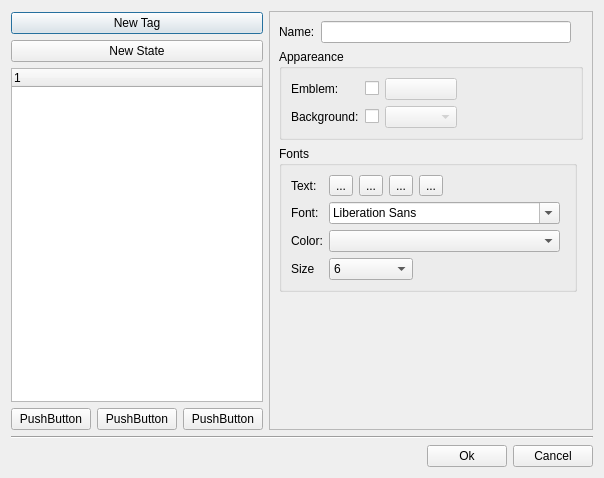
<?xml version="1.0" encoding="UTF-8"?>
<ui version="4.0">
 <class>TagFactory</class>
 <widget class="QDialog" name="TagFactory">
  <property name="geometry">
   <rect>
    <x>0</x>
    <y>0</y>
    <width>604</width>
    <height>478</height>
   </rect>
  </property>
  <property name="windowTitle">
   <string>Dialog</string>
  </property>
  <layout class="QVBoxLayout" name="verticalLayout_3">
   <item>
    <widget class="QFrame" name="frame_4">
     <property name="frameShape">
      <enum>QFrame::NoFrame</enum>
     </property>
     <property name="frameShadow">
      <enum>QFrame::Plain</enum>
     </property>
     <layout class="QHBoxLayout" name="horizontalLayout_2">
      <property name="margin">
       <number>0</number>
      </property>
      <item>
       <widget class="QFrame" name="frame">
        <property name="maximumSize">
         <size>
          <width>400</width>
          <height>16777215</height>
         </size>
        </property>
        <property name="frameShape">
         <enum>QFrame::NoFrame</enum>
        </property>
        <property name="frameShadow">
         <enum>QFrame::Plain</enum>
        </property>
        <layout class="QVBoxLayout" name="verticalLayout_2">
         <property name="leftMargin">
          <number>0</number>
         </property>
         <property name="topMargin">
          <number>1</number>
         </property>
         <property name="rightMargin">
          <number>0</number>
         </property>
         <property name="bottomMargin">
          <number>0</number>
         </property>
         <item>
          <widget class="QPushButton" name="m_newTagButton">
           <property name="text">
            <string>New Tag</string>
           </property>
          </widget>
         </item>
         <item>
          <widget class="QPushButton" name="m_newStateButton">
           <property name="text">
            <string>New State</string>
           </property>
          </widget>
         </item>
         <item>
          <widget class="QTreeWidget" name="m_tagsTree">
           <column>
            <property name="text">
             <string notr="true">1</string>
            </property>
           </column>
          </widget>
         </item>
         <item>
          <widget class="QFrame" name="frame_3">
           <property name="frameShape">
            <enum>QFrame::NoFrame</enum>
           </property>
           <property name="frameShadow">
            <enum>QFrame::Plain</enum>
           </property>
           <layout class="QHBoxLayout" name="horizontalLayout_3">
            <property name="margin">
             <number>0</number>
            </property>
            <item>
             <widget class="QPushButton" name="pushButton_5">
              <property name="text">
               <string>PushButton</string>
              </property>
             </widget>
            </item>
            <item>
             <widget class="QPushButton" name="pushButton_4">
              <property name="text">
               <string>PushButton</string>
              </property>
             </widget>
            </item>
            <item>
             <widget class="QPushButton" name="pushButton_3">
              <property name="text">
               <string>PushButton</string>
              </property>
             </widget>
            </item>
           </layout>
          </widget>
         </item>
        </layout>
       </widget>
      </item>
      <item>
       <widget class="QFrame" name="frame_2">
        <property name="sizePolicy">
         <sizepolicy hsizetype="Expanding" vsizetype="Expanding">
          <horstretch>0</horstretch>
          <verstretch>0</verstretch>
         </sizepolicy>
        </property>
        <property name="frameShape">
         <enum>QFrame::NoFrame</enum>
        </property>
        <property name="frameShadow">
         <enum>QFrame::Plain</enum>
        </property>
        <layout class="QVBoxLayout" name="verticalLayout">
         <property name="margin">
          <number>0</number>
         </property>
         <item>
          <widget class="QFrame" name="frame_5">
           <property name="frameShape">
            <enum>QFrame::StyledPanel</enum>
           </property>
           <property name="frameShadow">
            <enum>QFrame::Raised</enum>
           </property>
           <layout class="QGridLayout" name="gridLayout_2">
            <item row="0" column="0">
             <widget class="QLabel" name="label">
              <property name="text">
               <string>Name:</string>
              </property>
             </widget>
            </item>
            <item row="6" column="0" colspan="3">
             <widget class="QGroupBox" name="groupBox_2">
              <property name="title">
               <string>Fonts</string>
              </property>
              <layout class="QGridLayout" name="gridLayout">
               <item row="3" column="0">
                <widget class="QLabel" name="label_6">
                 <property name="text">
                  <string>Font:</string>
                 </property>
                </widget>
               </item>
               <item row="3" column="1" colspan="5">
                <widget class="QFontComboBox" name="m_fontText"/>
               </item>
               <item row="4" column="0">
                <widget class="QLabel" name="label_5">
                 <property name="text">
                  <string>Color:</string>
                 </property>
                </widget>
               </item>
               <item row="5" column="0">
                <widget class="QLabel" name="label_7">
                 <property name="maximumSize">
                  <size>
                   <width>100</width>
                   <height>16777215</height>
                  </size>
                 </property>
                 <property name="text">
                  <string>Size</string>
                 </property>
                </widget>
               </item>
               <item row="5" column="1" colspan="3">
                <widget class="QComboBox" name="m_sizeText">
                 <item>
                  <property name="text">
                   <string>6</string>
                  </property>
                 </item>
                 <item>
                  <property name="text">
                   <string>7</string>
                  </property>
                 </item>
                 <item>
                  <property name="text">
                   <string>8</string>
                  </property>
                 </item>
                 <item>
                  <property name="text">
                   <string>9</string>
                  </property>
                 </item>
                 <item>
                  <property name="text">
                   <string>10</string>
                  </property>
                 </item>
                 <item>
                  <property name="text">
                   <string>11</string>
                  </property>
                 </item>
                 <item>
                  <property name="text">
                   <string>12</string>
                  </property>
                 </item>
                 <item>
                  <property name="text">
                   <string>14</string>
                  </property>
                 </item>
                 <item>
                  <property name="text">
                   <string>16</string>
                  </property>
                 </item>
                 <item>
                  <property name="text">
                   <string>18</string>
                  </property>
                 </item>
                 <item>
                  <property name="text">
                   <string>20</string>
                  </property>
                 </item>
                 <item>
                  <property name="text">
                   <string>22</string>
                  </property>
                 </item>
                 <item>
                  <property name="text">
                   <string>24</string>
                  </property>
                 </item>
                 <item>
                  <property name="text">
                   <string>26</string>
                  </property>
                 </item>
                 <item>
                  <property name="text">
                   <string>28</string>
                  </property>
                 </item>
                 <item>
                  <property name="text">
                   <string>36</string>
                  </property>
                 </item>
                 <item>
                  <property name="text">
                   <string>48</string>
                  </property>
                 </item>
                </widget>
               </item>
               <item row="1" column="0">
                <widget class="QLabel" name="label_4">
                 <property name="text">
                  <string>Text:</string>
                 </property>
                </widget>
               </item>
               <item row="1" column="6">
                <spacer name="horizontalSpacer_2">
                 <property name="orientation">
                  <enum>Qt::Horizontal</enum>
                 </property>
                 <property name="sizeHint" stdset="0">
                  <size>
                   <width>40</width>
                   <height>20</height>
                  </size>
                 </property>
                </spacer>
               </item>
               <item row="1" column="1">
                <widget class="QToolButton" name="m_boldText">
                 <property name="text">
                  <string>...</string>
                 </property>
                 <property name="checkable">
                  <bool>true</bool>
                 </property>
                </widget>
               </item>
               <item row="1" column="2">
                <widget class="QToolButton" name="m_italicText">
                 <property name="text">
                  <string>...</string>
                 </property>
                 <property name="checkable">
                  <bool>true</bool>
                 </property>
                </widget>
               </item>
               <item row="1" column="3">
                <widget class="QToolButton" name="m_underlineText">
                 <property name="text">
                  <string>...</string>
                 </property>
                 <property name="checkable">
                  <bool>true</bool>
                 </property>
                </widget>
               </item>
               <item row="1" column="4">
                <widget class="QToolButton" name="m_strikeText">
                 <property name="text">
                  <string>...</string>
                 </property>
                 <property name="checkable">
                  <bool>true</bool>
                 </property>
                </widget>
               </item>
               <item row="4" column="1" colspan="5">
                <widget class="KColorCombo" name="m_colorText"/>
               </item>
              </layout>
             </widget>
            </item>
            <item row="0" column="1">
             <widget class="QLineEdit" name="m_nameTagOrState"/>
            </item>
            <item row="7" column="0">
             <spacer name="verticalSpacer">
              <property name="orientation">
               <enum>Qt::Vertical</enum>
              </property>
              <property name="sizeHint" stdset="0">
               <size>
                <width>20</width>
                <height>40</height>
               </size>
              </property>
             </spacer>
            </item>
            <item row="1" column="0" colspan="4">
             <widget class="QGroupBox" name="groupBox">
              <property name="title">
               <string>Appareance</string>
              </property>
              <layout class="QGridLayout" name="gridLayout_3">
               <item row="0" column="0">
                <widget class="QLabel" name="label_2">
                 <property name="text">
                  <string>Emblem:</string>
                 </property>
                </widget>
               </item>
               <item row="1" column="0">
                <widget class="QLabel" name="label_3">
                 <property name="text">
                  <string>Background:</string>
                 </property>
                </widget>
               </item>
               <item row="0" column="4">
                <spacer name="horizontalSpacer">
                 <property name="orientation">
                  <enum>Qt::Horizontal</enum>
                 </property>
                 <property name="sizeHint" stdset="0">
                  <size>
                   <width>40</width>
                   <height>20</height>
                  </size>
                 </property>
                </spacer>
               </item>
               <item row="1" column="1">
                <widget class="QCheckBox" name="m_withColorBackground">
                 <property name="text">
                  <string/>
                 </property>
                </widget>
               </item>
               <item row="1" column="2">
                <widget class="KColorCombo" name="m_colorItem">
                 <property name="enabled">
                  <bool>false</bool>
                 </property>
                </widget>
               </item>
               <item row="0" column="2">
                <widget class="KIconButton" name="m_iconButton">
                 <property name="enabled">
                  <bool>false</bool>
                 </property>
                </widget>
               </item>
               <item row="0" column="1">
                <widget class="QCheckBox" name="m_withIcon">
                 <property name="enabled">
                  <bool>true</bool>
                 </property>
                 <property name="text">
                  <string/>
                 </property>
                </widget>
               </item>
              </layout>
             </widget>
            </item>
           </layout>
          </widget>
         </item>
        </layout>
       </widget>
      </item>
     </layout>
    </widget>
   </item>
   <item>
    <widget class="Line" name="line">
     <property name="orientation">
      <enum>Qt::Horizontal</enum>
     </property>
    </widget>
   </item>
   <item>
    <widget class="QFrame" name="frame_6">
     <property name="frameShape">
      <enum>QFrame::NoFrame</enum>
     </property>
     <property name="frameShadow">
      <enum>QFrame::Plain</enum>
     </property>
     <layout class="QHBoxLayout" name="horizontalLayout">
      <property name="margin">
       <number>0</number>
      </property>
      <item>
       <spacer name="horizontalSpacer_3">
        <property name="orientation">
         <enum>Qt::Horizontal</enum>
        </property>
        <property name="sizeHint" stdset="0">
         <size>
          <width>40</width>
          <height>20</height>
         </size>
        </property>
       </spacer>
      </item>
      <item>
       <widget class="QPushButton" name="m_okButton">
        <property name="text">
         <string>Ok</string>
        </property>
       </widget>
      </item>
      <item>
       <widget class="QPushButton" name="m_quitButton">
        <property name="text">
         <string>Cancel</string>
        </property>
       </widget>
      </item>
     </layout>
    </widget>
   </item>
  </layout>
 </widget>
 <customwidgets>
  <customwidget>
   <class>KIconButton</class>
   <extends>QPushButton</extends>
   <header>kicondialog.h</header>
  </customwidget>
  <customwidget>
   <class>KColorCombo</class>
   <extends>QComboBox</extends>
   <header>kcolorcombo.h</header>
  </customwidget>
 </customwidgets>
 <resources/>
 <connections/>
</ui>
